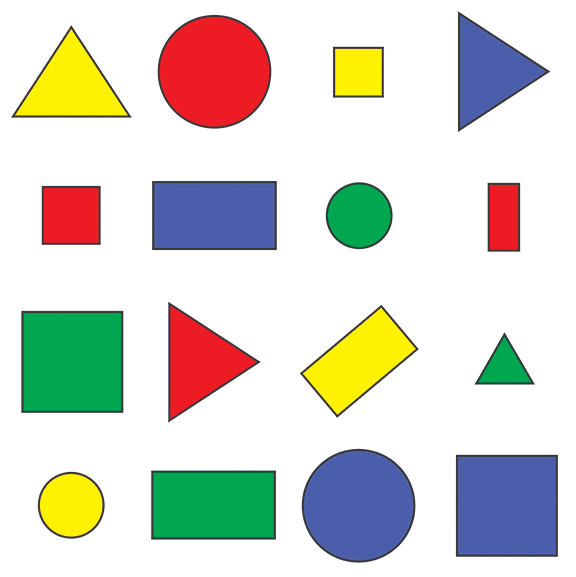
#> input picture img/shapes.png, 576 x 577 px
$ python -i class_opencv_f.py   (imports and definitions only)
#> lines starting #> are read from the running program, lines starting #| are printed output that depends on the picture
import cv2
import numpy as np


def empty(x):
    pass


def stackImages(scale, imgArray):
    rows = len(imgArray)
    cols = len(imgArray[0])
    rowsAvailable = isinstance(imgArray[0], list)
    width = imgArray[0][0].shape[1]
    height = imgArray[0][0].shape[0]
    if rowsAvailable:
        for x in range ( 0, rows):
            for y in range(0, cols):
                if imgArray[x][y].shape[:2] == imgArray[0][0].shape [:2]:
                    imgArray[x][y] = cv2.resize(imgArray[x][y], (0, 0), None, scale, scale)
                else:
                    imgArray[x][y] = cv2.resize(imgArray[x][y], (imgArray[0][0].shape[1], imgArray[0][0].shape[0]), None, scale, scale)
                if len(imgArray[x][y].shape) == 2: imgArray[x][y]= cv2.cvtColor( imgArray[x][y], cv2.COLOR_GRAY2BGR)
        imageBlank = np.zeros((height, width, 3), np.uint8)
        hor = [imageBlank]*rows
        hor_con = [imageBlank]*rows
        for x in range(0, rows):
            hor[x] = np.hstack(imgArray[x])
        ver = np.vstack(hor)
    else:
        for x in range(0, rows):
            if imgArray[x].shape[:2] == imgArray[0].shape[:2]:
                imgArray[x] = cv2.resize(imgArray[x], (0, 0), None, scale, scale)
            else:
                imgArray[x] = cv2.resize(imgArray[x], (imgArray[0].shape[1], imgArray[0].shape[0]), None,scale, scale)
            if len(imgArray[x].shape) == 2: imgArray[x] = cv2.cvtColor(imgArray[x], cv2.COLOR_GRAY2BGR)
        hor= np.hstack(imgArray)
        ver = hor
    return ver


class opencv():
    def __init__(self, img):
        self.img = img
        self.img2 = img

    # [16 lines left out: function fuzzy_img, not called in this run]

    def canny_detect(self):
        pass

    def img_mask(self):
        pass

    # [12 lines left out: function face_detect, not called in this run]

    def polygon_detect(self):
        imgGray = cv2.cvtColor(self.img, cv2.COLOR_BGR2GRAY)
        cv2.namedWindow('polygon_detect')
        cv2.resizeWindow('polygon_detect', 600, 200)
        cv2.createTrackbar('kernelsize', 'polygon_detect', 1, 10, empty)
        cv2.createTrackbar('sigmaX', 'polygon_detect', 0, 5, empty)
        cv2.createTrackbar('thershold1', 'polygon_detect', 0, 255, empty)
        cv2.createTrackbar('thershold2', 'polygon_detect', 255, 255, empty)
        while True:
            kernel = cv2.getTrackbarPos('kernelsize', 'polygon_detect')
            sigmaX = cv2.getTrackbarPos('sigmaX', 'polygon_detect')
            thershold1 = cv2.getTrackbarPos('thershold1', 'polygon_detect')
            thershold2 = cv2.getTrackbarPos('thershold2', 'polygon_detect')
            imgGauss = cv2.GaussianBlur(imgGray, (2*kernel+1, 2*kernel+1), sigmaX)
            imgCanny = cv2.Canny(imgGauss, thershold1, thershold2)
            cv2.imshow('output_img', stackImages(1, ([self.img, imgCanny])))
            if cv2.waitKey(10) & 0xff == ord('q'):
                cv2.destroyAllWindows()
                break
        flag = input('Is it saved to img:2? (yes or no)')
        if flag == 'yes': self.img2 = imgCanny
        else: pass
        img_polygen_detect = self.img.copy()
        flag2 = input('Whether to polygon_detect? (yse or no)')
        if flag2 == 'yes': img_polygen_detect = self.getcounts(imgCanny, img_polygen_detect)
        cv2.imshow('polygon_detect_result', stackImages(1, ([self.img, imgGauss], [imgCanny, img_polygen_detect])))
        cv2.waitKey(0)
        cv2.destroyWindow('polygon_detect_result')

    # [29 lines left out: functions getcounts, show, not called in this run]

>>> import cv2
>>> picture = cv2.imread('img/shapes.png')
#> picture is the input picture: shape (577, 576, 3); mean B, G, R 205.1, 214.3, 214.2
>>> result = opencv(picture).polygon_detect()
#> in polygon_detect, `imgGray = cv2.cvtColor(self.img, cv2.COLOR_BGR2GRAY)`:
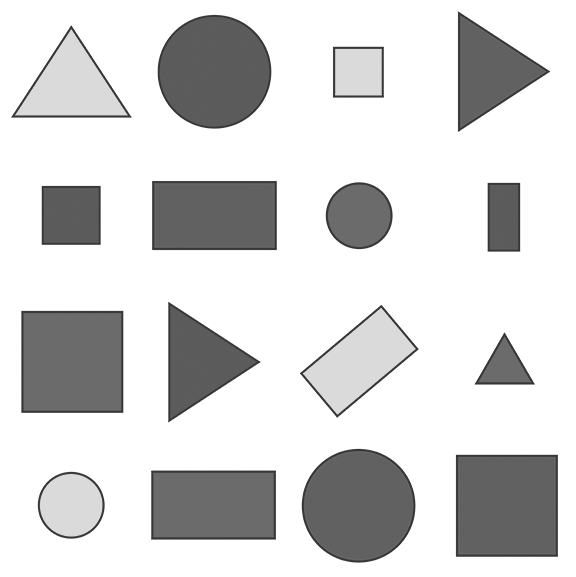
#> imgGray: shape (577, 576); min 54, max 255, mean 213.2
#> in polygon_detect, `imgCanny = cv2.Canny(imgGauss, thershold1, thershold2)`:
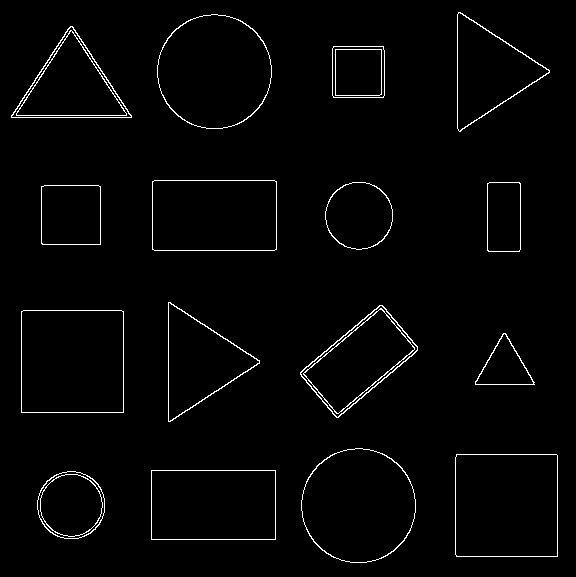
#> imgCanny: shape (577, 576); 2% white in thin lines or dots
#> in stackImages, `rows = len(imgArray)`: rows = 2
#> in stackImages, `cols = len(imgArray[0])`: cols = 577
#> in stackImages, `rowsAvailable = isinstance(imgArray[0], list)`: rowsAvailable = False
#> after the loop in stackImages, `for x in range(0, rows):`: imgArray = 2 items
#> in stackImages, `hor= np.hstack(imgArray)`:
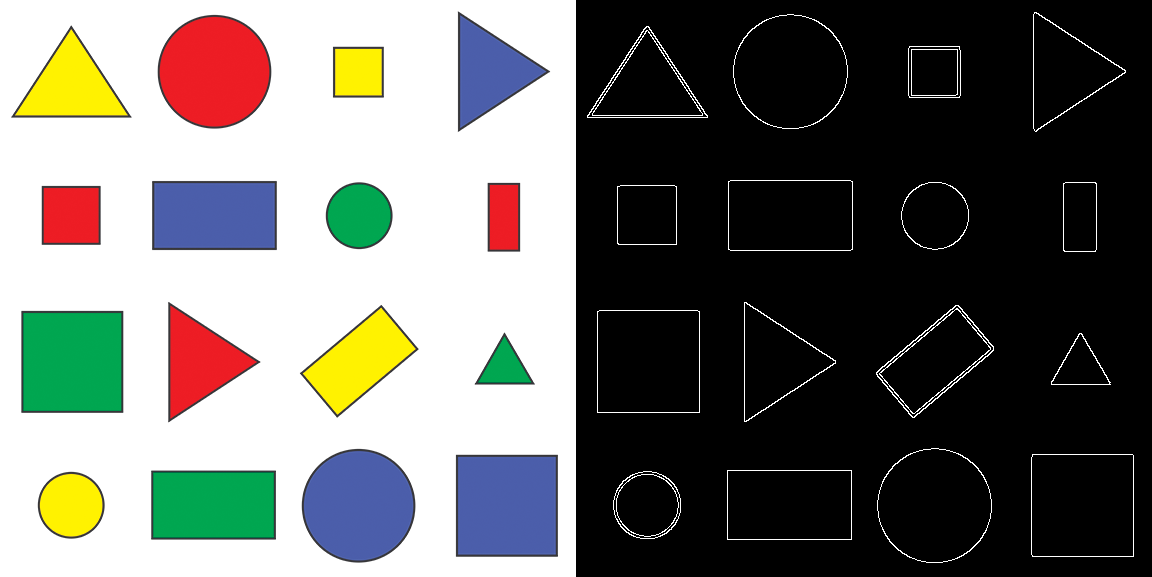
#> hor: shape (577, 1152, 3); mean of channels 0, 1, 2 105.1, 109.7, 109.6; drawn as B, G, R
#> (key q is pressed here)
#> the answer given: out.png
#> (the run stopped early here; a loop or call above may not have finished)
